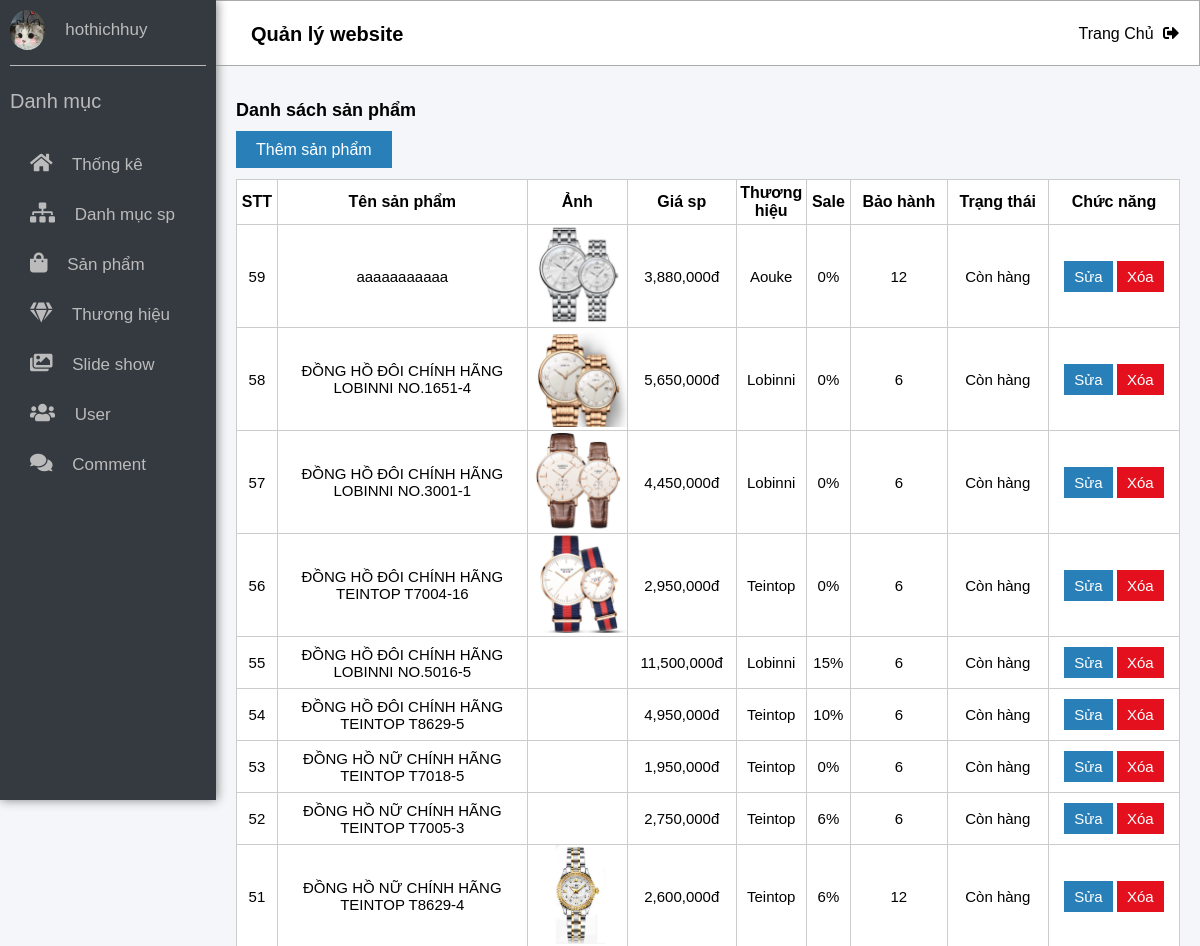
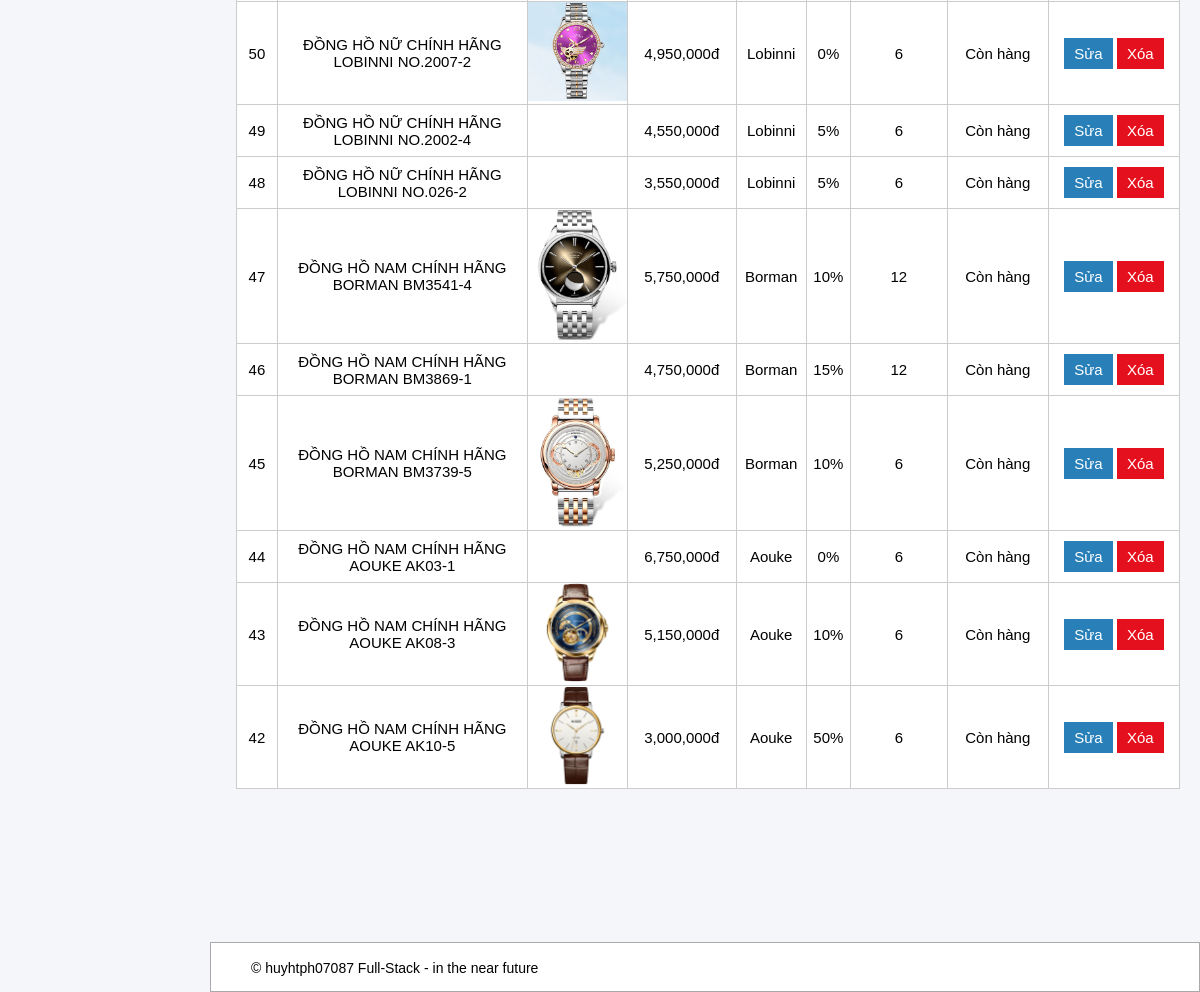
Screenshot of /admin/frames_func.php?page_layout=product (signed in) with the database file from the repository (2 pictures, top to bottom).
### tables this page shows
CREATE TABLE `san_pham` (
  `id_sp` int(11) NOT NULL,
  `id_dm` int(11) NOT NULL,
  `ten_sp` varchar(255) NOT NULL,
  `anh_sp` text NOT NULL,
  `gia_sp` float NOT NULL,
  `id_th` int(11) NOT NULL,
  `giam_gia` int(3) NOT NULL,
  `mo_ta` varchar(1000) NOT NULL,
  `bao_hanh` varchar(30) NOT NULL,
  `luot_xem` int(11) NOT NULL,
  `trang_thai` int(3) NOT NULL
);

CREATE TABLE `thuong_hieu` (
  `id_th` int(11) NOT NULL,
  `ten_th` varchar(30) NOT NULL
);

### libs/libs.php (called while the page is built, shortened)
<?php
function pdo_connect()
{
    $host = 'localhost';
    $user = 'root';
    $pass = '';
    $dbName = 'shoppings';
    try {
        $conn = new PDO("mysql:host=$host;dbname=$dbName", $user, $pass);
        $conn->setAttribute(PDO::ATTR_ERRMODE, PDO::ERRMODE_EXCEPTION);
    } catch (PDOException $e) {
        die('Kết nối thất bại' . $e->getMessage());
    }
    return $conn;
}
function select_all_product($sql)
{
    try {
        $conn = pdo_connect();
        $stmt = $conn->prepare($sql);
        $stmt->execute();
        $stmt->setFetchMode(PDO::FETCH_ASSOC);
        return $list = $stmt->fetchAll();
    } catch (PDOException $e) {
        die('loi' . $e->getMessage());
    }
}
?>

### admin/table_product.php (the view, shortened to what this page needs)
<?php
    require_once '../libs/libs.php';
    $sql = 'SELECT sp.id_sp, sp.id_dm, sp.id_th, sp.ten_sp, sp.anh_sp, sp.gia_sp, sp.giam_gia,
    sp.bao_hanh, sp.trang_thai, th.ten_th FROM san_pham AS sp
    INNER JOIN thuong_hieu AS th ON sp.id_th = th.id_th ORDER BY sp.id_sp DESC';
    $list = select_all_product($sql);
?>
            <div class="wrapper__content">
                <div class="content_header">
                    <h1 class="content__header-name">Quản lý website</h1>
                    <a href="/PHP1/assignment/index.php" class="content__link-logout">
                        Trang Chủ
                        <i class="fas fa-sign-out-alt"></i>
                    </a>
                </div>
                <div class="content__box">
                    <div class="content__box-product ">
                        <h3 class="content__box-header">Danh sách sản phẩm</h3>
                        <a href="reinstall/add_product.php" class="content__box-add">Thêm sản phẩm</a>
                        <table class="content__box-product-table">
                            <tr>
                                <th>STT</th>
                                <th>Tên sản phẩm</th>
                                <th>Ảnh</th>
                                <th>Giá sp</th>
                                <th class="th-brand">Thương hiệu</th>
                                <th>Sale</th>
                                <th>Bảo hành</th>
                                <th>Trạng thái</th>
                                <th>Chức năng</th>
                            </tr>
                            <?php
                                foreach($list as $row){
                                    $delete = 'reinstall/delete_product.php?id=' . $row['id_sp'] ;
                                    $edit = 'reinstall/repair_product.php?id=' . $row['id_sp'] . '&id_dm=' . $row['id_dm'] . '&th=' . $row['id_th'];
                                    ?>
                                        <tr>
                                            <td><?php echo $row['id_sp'] ?></td>
                                            <td class="td-name"><?php echo $row['ten_sp'] ?></td>
                                            <td class="td-img"><img src="<?php echo $row['anh_sp'] ?>" alt=""></td>
                                            <td><?php echo number_format($row['gia_sp']) ?>đ</td>
                                            <td><?php echo $row['ten_th'] ?></td>
                                            <td><?php echo $row['giam_gia'] ?>%</td>
                                            <td><?php echo $row['bao_hanh'] ?></td>
                                            <td>
                                                <?php
                                                    if($row['trang_thai'] >= '1'){
                                                    echo 'Còn hàng';
                                                    }else if($row['trang_thai'] <= '0'){
                                                        echo 'Hết hàng';
                                                    }
                                                ?>
                                            </td>
                                            <td class="td-function">
                                                <a href="<?php echo $edit ?>" class="link-function btn-repair">Sửa</a>
                                                <a onclick="return del('<?php echo $row['ten_sp']; ?>')" href="<?php echo $delete ?>" class="link-function btn-delete" name="btnDelete">Xóa</a>
                                            </td>
                                        </tr>
                                    <?php
                                }
                            ?>
                        </table>
                    </div>
                </div>
                <div class="content__footer">
                    <span class="content__footer-txt">&copy; huyhtph07087 Full-Stack - in the near future</span>
                </div>
           </div>
        </div>
    </div>
</body>
</html>

### css/base.css (style rules this page uses)
:root { --main-color: #E5101D; --while-color: #fff; --black-color: #000; --out-color: #BC000B; --login-color: #EFC2C4; --orange-color: #F7941D; --bgr-color: #F5F5F5; --detail-color: #eee; --ddd-color: #ddd; --bbb-color: #bbb; --footer-color: #232F3E; }
* { padding: 0; margin: 0; box-sizing: inherit; }
html { font-size: 62.5%; font-family: arial, sans-serif; box-sizing: border-box; }

### css/setting.css (style rules this page uses)
.wrapper__content { width: 82%; }
.wrapper__content { width: 100%; height: auto; background-color: #F4F6F9; padding-left: 18%; }
.content_header { position: fixed; top: 0; left: 0; right: 0; margin-left: 21rem; display: flex; background-color: var(--while-color); height: 6.6rem; border: 0.01rem solid #aaa; padding: 0 2rem 0 4rem; line-height: 6.6rem; justify-content: space-between; }
.content__link-logout { text-decoration: none; color: var(--black-color); font-size: 1.6rem; }
.content__link-logout > i { margin-left: 0.5rem; }
.content__box { width: 100%; height: 100%; padding: 3rem 2rem 0 2rem; background-color: #F4F6F9; }
.content__box-product { padding: 7rem 0 20.3rem 0; height: 100%; }
.content__box-header { font-size: 1.8rem; margin-bottom: 2rem; }
.content__box-add { text-decoration: none; outline: none; border: none; padding: 1rem 2rem; background-color: #2980b9; color: var(--while-color); font-size: 1.6rem; }
.content__box-product-table { width: 100%; background-color: var(--while-color); margin-top: 2rem; }
.content__box-product-table, th, td { border: 1px solid #ccc; border-collapse: collapse; text-align: center; }
.content__box-product-table tr { padding: 0.3rem 0; height: 4rem; }
.content__box-product-table th { height: 4.5rem; font-size: 1.6rem; font-weight: 550; }
.content__box-product-table td { font-size: 1.5rem; }
.td-name { width: 25rem; }
.th-brand { width: 7rem; }
.td-img { width: 10rem; }
.td-img>img { width: 100%; object-fit: contain; }
.td-function a { display: inline-block; margin: 1rem 0; text-decoration: none; }
.link-function { outline: none; border: none; padding: 0.7rem 1rem; background-color: #2980b9; color: var(--while-color); cursor: pointer; }
.btn-delete { background-color: var(--main-color); }
.content__footer { position: fixed; bottom:0; right:0; left: 0; height: 5rem; line-height: 5rem; border: 0.02rem solid #aaa; background-color: var(--while-color); margin-left: 21rem; }
.content__footer-txt { font-size: 1.4rem; padding-left: 4rem; }

### rows the page displays
san_pham: id_sp "59", ten_sp "aaaaaaaaaaa", anh_sp (picture), gia_sp "3,880,000", id_th.ten_th "Aouke", giam_gia "0", bao_hanh "12", trang_thai "Còn hàng"
san_pham: id_sp "58", ten_sp "ĐỒNG HỒ ĐÔI CHÍNH HÃNG LOBINNI NO.1651-4", anh_sp (picture), gia_sp "5,650,000", id_th.ten_th "Lobinni", giam_gia "0", bao_hanh "6", trang_thai "Còn hàng"
san_pham: id_sp "57", ten_sp "ĐỒNG HỒ ĐÔI CHÍNH HÃNG LOBINNI NO.3001-1", anh_sp (picture), gia_sp "4,450,000", id_th.ten_th "Lobinni", giam_gia "0", bao_hanh "6", trang_thai "Còn hàng"
san_pham: id_sp "56", ten_sp "ĐỒNG HỒ ĐÔI CHÍNH HÃNG TEINTOP T7004-16", anh_sp (picture), gia_sp "2,950,000", id_th.ten_th "Teintop", giam_gia "0", bao_hanh "6", trang_thai "Còn hàng"
san_pham: id_sp "55", ten_sp "ĐỒNG HỒ ĐÔI CHÍNH HÃNG LOBINNI NO.5016-5", gia_sp "11,500,000", id_th.ten_th "Lobinni", giam_gia "15", bao_hanh "6", trang_thai "Còn hàng"
san_pham: id_sp "54", ten_sp "ĐỒNG HỒ ĐÔI CHÍNH HÃNG TEINTOP T8629-5", gia_sp "4,950,000", id_th.ten_th "Teintop", giam_gia "10", bao_hanh "6", trang_thai "Còn hàng"
san_pham: id_sp "53", ten_sp "ĐỒNG HỒ NỮ CHÍNH HÃNG TEINTOP T7018-5", gia_sp "1,950,000", id_th.ten_th "Teintop", giam_gia "0", bao_hanh "6", trang_thai "Còn hàng"
san_pham: id_sp "52", ten_sp "ĐỒNG HỒ NỮ CHÍNH HÃNG TEINTOP T7005-3", gia_sp "2,750,000", id_th.ten_th "Teintop", giam_gia "6", bao_hanh "6", trang_thai "Còn hàng"
san_pham: id_sp "51", ten_sp "ĐỒNG HỒ NỮ CHÍNH HÃNG TEINTOP T8629-4", anh_sp (picture), gia_sp "2,600,000", id_th.ten_th "Teintop", giam_gia "6", bao_hanh "12", trang_thai "Còn hàng"
san_pham: id_sp "50", ten_sp "ĐỒNG HỒ NỮ CHÍNH HÃNG LOBINNI NO.2007-2", anh_sp (picture), gia_sp "4,950,000", id_th.ten_th "Lobinni", giam_gia "0", bao_hanh "6", trang_thai "Còn hàng"
san_pham: id_sp "49", ten_sp "ĐỒNG HỒ NỮ CHÍNH HÃNG LOBINNI NO.2002-4", gia_sp "4,550,000", id_th.ten_th "Lobinni", giam_gia "5", bao_hanh "6", trang_thai "Còn hàng"
san_pham: id_sp "48", ten_sp "ĐỒNG HỒ NỮ CHÍNH HÃNG LOBINNI NO.026-2", gia_sp "3,550,000", id_th.ten_th "Lobinni", giam_gia "5", bao_hanh "6", trang_thai "Còn hàng"
san_pham: id_sp "47", ten_sp "ĐỒNG HỒ NAM CHÍNH HÃNG BORMAN BM3541-4", anh_sp (picture), gia_sp "5,750,000", id_th.ten_th "Borman", giam_gia "10", bao_hanh "12", trang_thai "Còn hàng"
san_pham: id_sp "46", ten_sp "ĐỒNG HỒ NAM CHÍNH HÃNG BORMAN BM3869-1", gia_sp "4,750,000", id_th.ten_th "Borman", giam_gia "15", bao_hanh "12", trang_thai "Còn hàng"
san_pham: id_sp "45", ten_sp "ĐỒNG HỒ NAM CHÍNH HÃNG BORMAN BM3739-5", anh_sp (picture), gia_sp "5,250,000", id_th.ten_th "Borman", giam_gia "10", bao_hanh "6", trang_thai "Còn hàng"
san_pham: id_sp "44", ten_sp "ĐỒNG HỒ NAM CHÍNH HÃNG AOUKE AK03-1", gia_sp "6,750,000", id_th.ten_th "Aouke", giam_gia "0", bao_hanh "6", trang_thai "Còn hàng"
san_pham: id_sp "43", ten_sp "ĐỒNG HỒ NAM CHÍNH HÃNG AOUKE AK08-3", anh_sp (picture), gia_sp "5,150,000", id_th.ten_th "Aouke", giam_gia "10", bao_hanh "6", trang_thai "Còn hàng"
san_pham: id_sp "42", ten_sp "ĐỒNG HỒ NAM CHÍNH HÃNG AOUKE AK10-5", anh_sp (picture), gia_sp "3,000,000", id_th.ten_th "Aouke", giam_gia "50", bao_hanh "6", trang_thai "Còn hàng"

### other values shown
$_SESSION['user']['name'] "hothichhuy"
